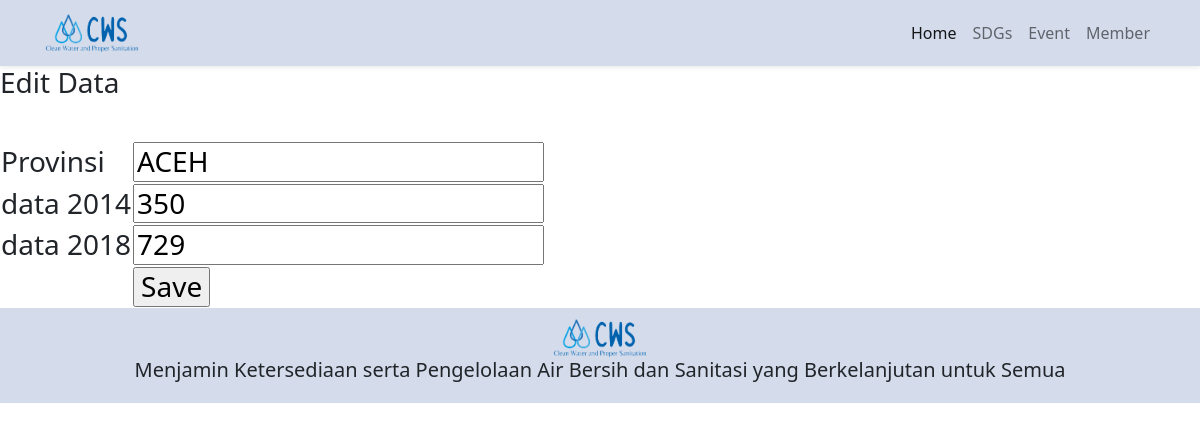
The app's page /PHPNative/public/edit.php?kode=1 with its own data.
### tables this page shows
CREATE TABLE `pencemaran` (
  `id` int(11) NOT NULL,
  `provinsi` varchar(200) NOT NULL,
  `datadulu` int(11) NOT NULL,
  `datakini` int(11) NOT NULL
);

### PHPNative/public/edit.php (the view, shortened to what this page needs)
<?php
    require "../app/conn.php";
?>
<!DOCTYPE html>
<html lang="en">
    <head>
        <link href="https://cdn.jsdelivr.net/npm/bootstrap@5.0.1/dist/css/bootstrap.min.css" rel="stylesheet" />
    </head>
    <body>
        <nav class="navbar navbar-expand-lg navbar-light shadow-sm" style="background-color: rgb(212, 220, 236)">
            <div class="container">
            <a class="navbar-brand" href="#">
                <img src="img/cws.png" alt="" width="100" height="40" />
            </a>
                <div class="collapse navbar-collapse" id="navbarNav">
                    <ul class="navbar-nav ms-auto">
                        <li class="nav-item">
                        <a class="nav-link active" aria-current="page" href="index.php">Home</a>
                        </li>
                        <li class="nav-item">
                        <a class="nav-link" href="sdgs.php">SDGs</a>
                        </li>
                        <li class="nav-item">
                        <a class="nav-link" href="event.php">Event</a>
                        </li>
                        <li class="nav-item">
                        <a class="nav-link" href="member.php">Member</a>
                        </li>
                    </ul>
                </div>
            </div>
        </nav>
            <?php
            $sql=mysqli_query($conn,"select * from pencemaran where id='$_GET[kode]'");
            $data=mysqli_fetch_array($sql);
            ?>
            <h3> Edit Data <h3>
            <form action="" method="post">
            <table>
                <tr>
                    <td>Provinsi</td>
                    <td><input type="text" name="provinsi" value="<?php echo $data['provinsi']; ?>"></td>
                </tr><br>
                <tr>
                    <td >data 2014</td>
                    <td><input type="number" name="datadulu" value="<?php echo $data['datadulu']; ?>"></td>
                </tr>
                <tr>
                    <td>data 2018</td>
                    <td><input type="number" name="datakini" value="<?php echo $data['datakini']; ?>"></td>
                </tr>
                <tr>
                    <td></td>
                    <td><input type="submit" value="Save" name="proses">
                </tr>
            </table>
            </form>
        <div class="footer " style="background-color: rgb(212, 220, 236)" style="margin:0">
            <img src="img/cws.png" alt="" width="100" height="40" /> <h5>Menjamin Ketersediaan serta Pengelolaan Air Bersih dan Sanitasi yang Berkelanjutan untuk Semua</h5>
        </div>
    </body>
</html>

### PHPNative/public/edit.php (style rules this page uses)
.footer { text-align: center; height: 95px; padding-top: 10px; }

### records on screen
pencemaran: provinsi "ACEH", datadulu "350", datakini "729"
